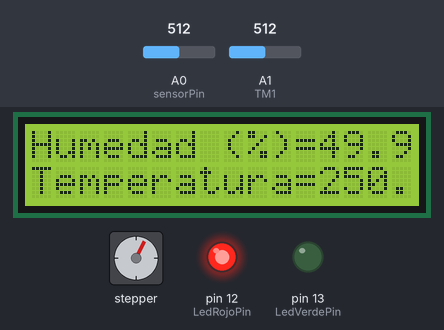
Simulated run of this sketch. Board: Arduino Uno, built with avr-gcc and run on an emulated ATmega328P. On the bench: 16×2 character LCD, stepper motor, output pins drawn as LEDs (lit = HIGH). The inputs (shaded band) are chosen by the test bench; at power-on: A0 (sensorPin) = 512, A1 (TM1) = 512. Stepper angles assume 200 steps per turn.

Above: at 1.2 s.
1.3 s: A0 (sensorPin) set to 494
At 1.9 s:
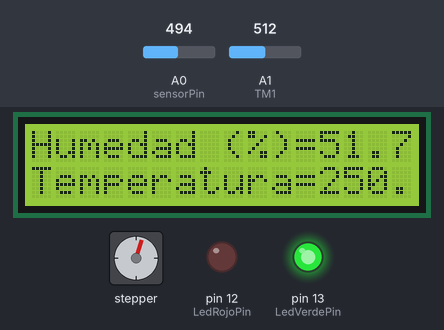
4.3 s: A0 (sensorPin) set to 716
At 4.9 s:
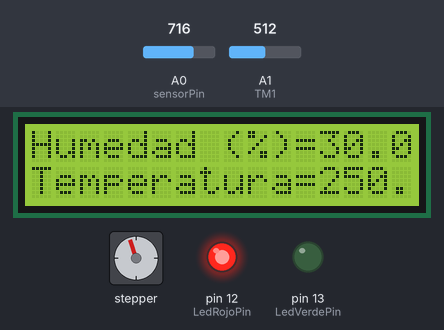
7.1 s: A0 (sensorPin) set to 511
At 8.5 s:
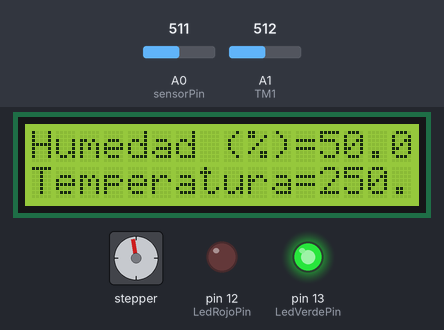
10.1 s: A0 (sensorPin) set to 900
At 10.5 s:
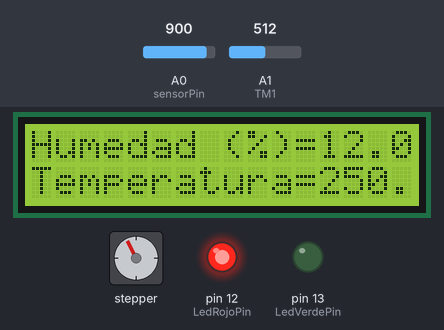
12.1 s: A1 (TM1) set to 716
At 12.5 s:
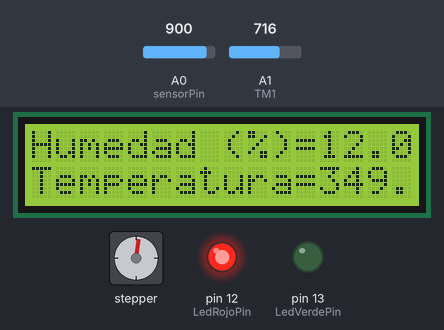
15.1 s: A0 (sensorPin) set to 306
At 15.4 s:
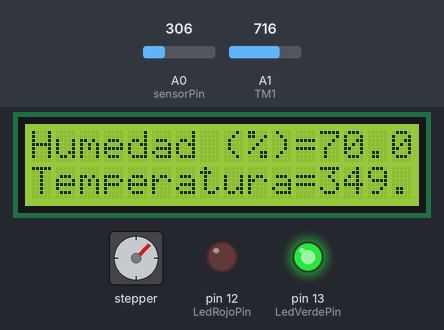
Timing chart, 0 to 22.1 s (numbered marks = the images above; inputs shaded):
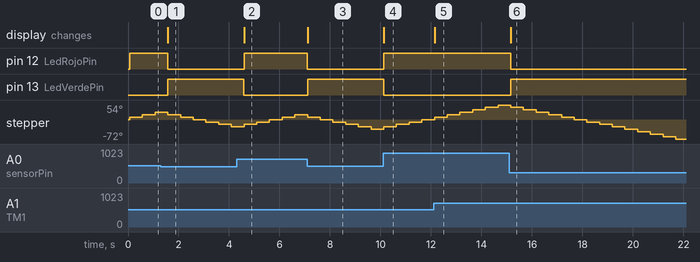

Measured:
- the behaviour switches between 512 and 511 on A0 (sensorPin) (found by bisection; images 0 and 1)
- after the input at 1.3 s, pin 12 (LedRojoPin): HIGH → LOW after 0.27 s; pin 13 (LedVerdePin): LOW → HIGH after 0.28 s; the display: changes after 0.28 s (image 1)
- after the input at 4.3 s, pin 12 (LedRojoPin): LOW → HIGH after 0.30 s; pin 13 (LedVerdePin): HIGH → LOW after 0.29 s; the display: changes after 0.30 s (image 2)
- after the input at 7.1 s, pin 12 (LedRojoPin): HIGH → LOW at once; pin 13 (LedVerdePin): LOW → HIGH at once; the display: changes at once (image 3)
- after the input at 10.1 s, pin 12 (LedRojoPin): LOW → HIGH at once; pin 13 (LedVerdePin): HIGH → LOW at once; the display: changes at once (image 4)
- after the input at 12.1 s, the display: changes at once (image 5)
- after the input at 15.1 s, pin 12 (LedRojoPin): HIGH → LOW after 0.05 s; pin 13 (LedVerdePin): LOW → HIGH after 0.06 s; the display: changes after 0.06 s (image 6)

The sketch:

CodigoSensorHumedad.ino
```cpp
#include <Stepper.h>
#include <LiquidCrystal.h> // se incluye la librería de la LCD


const int LedVerdePin=13;    //Led Verde
const int LedRojoPin=12;     //Led Rojo

LiquidCrystal milcd(6, 7, 5, 4, 3, 2);      // se ulitilizan los pines ( RS, EN, d4, d5, d6, d7)
float datos[2];                             //vector con los datos a enviar

const int sensorPin = A0;                    //se declara una constante entera en donde llega el dato del sensor
int TM1 = A1;
int Tem1;
float humedad;

//----------------------------------------------
const int stepsPerRevolution = 200;
Stepper myStepper(stepsPerRevolution,8,9,10,11);
//----------------------------------------------

void setup() {
  milcd.begin(16, 2);                       // Fijar el numero de caracteres y de filas
  milcd.print("Humedad (%)=");              // Enviar el mensaje
  milcd.setCursor(0,1);                     //se posiciona el cursor en la fila 1 columna 0
  milcd.print("Temperatura=");             // Enviar el mensaje
  //radio.begin();                            //inicializamos el NRF24L01
  Serial.begin(9600);                       // se establece la comunicación serial
  //radio.openWritingPipe(direccion);         //Abrimos un canal de escritura
  pinMode(LedVerdePin,OUTPUT);
  pinMode(LedRojoPin,OUTPUT);

}

void loop() {
   digitalWrite(LedVerdePin, LOW);
   digitalWrite(LedRojoPin, LOW);
   humedad = analogRead(sensorPin);     // se hace lectura de la entrada análoga y se carga a la variable humedad
   Tem1= analogRead(TM1);
   float mv1=(Tem1/1024.0)*5000;
   float C1=mv1/10;
   humedad= 100-(humedad*100/1023);           // se hace la conversión de humedad en porcentaje
   milcd.setCursor(12, 0);                    // se posiciona el cursor en la fila 0 columna 12
   milcd.print(humedad);                      // se imprime en la LCD el porcentaje de humedad
   milcd.setCursor(12, 1);
   milcd.print(C1);

  datos[0]=C1;                               //cargamos los datos en la variable datos[]
  datos[1]=humedad;

  if(humedad>=50)
    {
      digitalWrite(LedVerdePin,HIGH);
      myStepper.step(-5);
    }
  else
    {
        if(humedad<50)
        {
          digitalWrite(LedRojoPin,HIGH);
          myStepper.step(5);
        }
    }
  delay(500);

}
```
